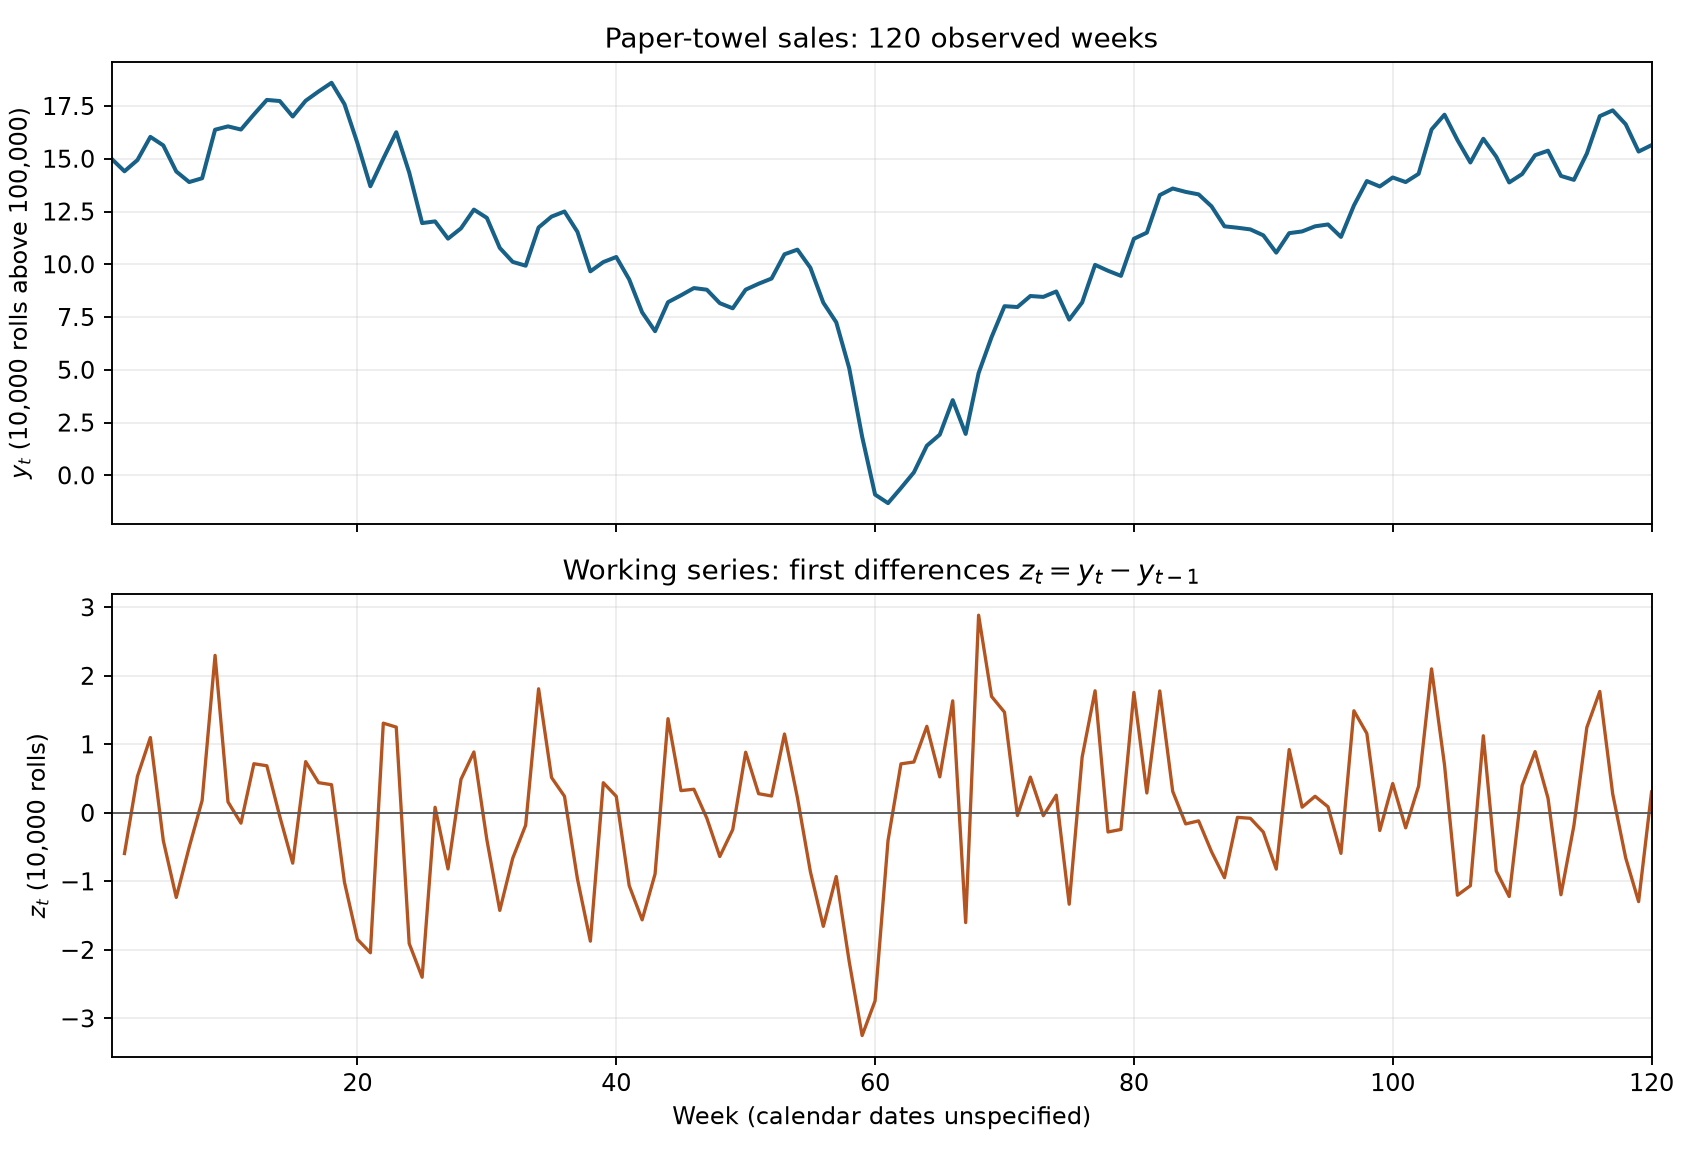

Here is the Python script that generated this plot:
"""Plot supplied paper-towel sales and their first differences."""
import csv
import json
from pathlib import Path

import matplotlib
matplotlib.use("Agg")
import matplotlib.pyplot as plt
import numpy as np


def main():
    root = Path(__file__).resolve().parent
    with (root / "paper_towels.csv").open(newline="") as handle:
        rows = list(csv.DictReader(handle))
    week = np.array([int(row["week"]) for row in rows])
    y = np.array([float(row["sales_above_100000_in_10000_rolls"]) for row in rows])
    z = np.diff(y)
    fig, axes = plt.subplots(2, 1, figsize=(10, 6.8), sharex=True)
    axes[0].plot(week, y, color="#176087", linewidth=1.7)
    axes[0].set(title="Paper-towel sales: 120 observed weeks", ylabel=r"$y_t$ (10,000 rolls above 100,000)")
    axes[1].plot(week[1:], z, color="#b45420", linewidth=1.4)
    axes[1].axhline(0, color="0.35", linewidth=0.8)
    axes[1].set(title=r"Working series: first differences $z_t=y_t-y_{t-1}$", ylabel=r"$z_t$ (10,000 rolls)", xlabel="Week (calendar dates unspecified)")
    for ax in axes:
        ax.grid(alpha=0.22)
        ax.set_xlim(1, 120)
    fig.tight_layout()
    fig.savefig(root / "turn01_sales_working_series.png", dpi=170)
    plt.close(fig)
    results = {
        "source": "paper_towels.csv, supplied four-decimal observations",
        "n_sales": len(y), "n_first_differences": len(z),
        "sales_units": "10000 rolls above a baseline of 100000 rolls",
        "actual_rolls_formula": "100000 + 10000*y_t",
        "working_series_formula": "z_t = y_t - y_(t-1)",
        "first_sales_value": float(y[0]),
        "first_actual_rolls": float(100000 + 10000*y[0]),
        "first_difference": float(z[0]),
        "mean_first_difference": float(z.mean()),
        "working_series": [{"week": int(t), "z": round(float(v), 4)} for t, v in zip(week[1:], z)],
        "fitted_parameters": None,
    }
    (root / "turn01_sales_working_series.json").write_text(json.dumps(results, indent=2) + "\n")
    print(json.dumps({key: value for key, value in results.items() if key != "working_series"}, indent=2))


if __name__ == "__main__":
    main()
